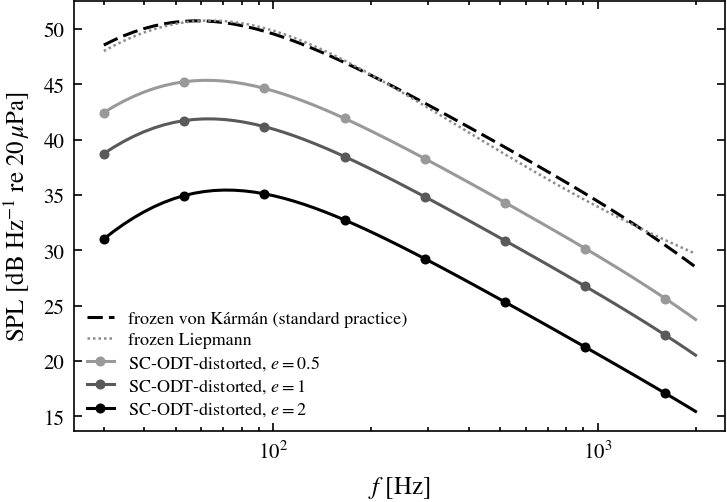

Recreate this plot in Python.
#!/usr/bin/env python3
"""Absolute Amiet leading-edge-noise prediction: standard practice
(frozen von Karman inflow spectrum) against the model's computed
distorted spectrum, at the paper's reference configuration.

Chain: compact lift-dipole far-field PSD with the exact Sears response
    S_pp(omega) = (omega x3/(4 pi c0 sigma^2))^2 (pi rho0 U c)^2 |S|^2
                  * (Phi_ww(omega/U,0)/U) * d * ell_y ,
the normalisation-audited form of the author's len_vsdb model
(amiet_reference.far_field_psd_dipole; the 2*pi^2 audit) with the exact
Sears function (gust_response.sears, Theodorsen/Hankel) — both
reproduced here verbatim to keep this script self-contained.

Inflow spectra: the RDT-distorted vK representation of the model's
strained ensembles (as in fig_lenoise; Sk/eps~0.4 fits), bridged to
physical units by (i) the vK relation kappa_e = 0.7468/Lambda fixing
the length unit and (ii) the upwash variance u'^2 fixing the amplitude
at e=0; the strain-level change uses the measured line-spectrum
variance ratio.  The e=0 member IS the isotropic von Karman spectrum,
so the frozen baseline is exactly "Amiet + vK" standard practice.

Configuration (paper sec:spec-op): U=20 m/s, u'/U=6%, Lambda=55 mm,
chord 0.386 m (Re_c=5.1e5), span 0.8 m, observer 1 m overhead,
M=U/c0.  Output: SPL(f) dB/Hz re 20 uPa, fig_amiet_abs.{pdf,png}.
"""
import os
import sys

import numpy as np
from scipy.special import jv, yv

HERE = os.path.dirname(os.path.abspath(__file__))
sys.path.insert(0, HERE)
sys.path.insert(0, os.path.join(HERE, ".."))
import fig_lenoise as fl  # noqa: E402  (phi_ww, read_fits, sym_log_grid)
from figstyle_jfm import FULL, plt, save  # noqa: E402

RHO0, C0, PREF = 1.225, 340.0, 20e-6      # len_vsdb constants
U = 20.0
UP = 0.06 * U                              # u' (upwash rms)
LAMBDA = 0.055                             # integral scale, m
CHORD = 0.386                              # Re_c = 5.1e5 at U=20
SPAN = 0.8
XOBS = (0.0, 0.0, 1.0)                     # 1 m overhead
M = U / C0
CVK = 0.746834                             # kappa_e = CVK / Lambda (vK)


def sears(k):
    """Exact Sears function (len_vsdb gust_response, Theodorsen/Hankel)."""
    k = np.asarray(k, float)
    H1 = jv(1, k) - 1j * yv(1, k)
    H0 = jv(0, k) - 1j * yv(0, k)
    C = H1 / (H1 + 1j * H0)
    return C * (jv(0, k) - 1j * jv(1, k)) + 1j * jv(1, k)


def far_field_psd_dipole(x, omega, S, phi_ww, chord, U, span, M, ell_y):
    """len_vsdb amiet_reference.far_field_psd_dipole, verbatim."""
    x1, x2, x3 = x
    sigma2 = x1 ** 2 + (1 - M ** 2) * (x2 ** 2 + x3 ** 2)
    dipole2 = (omega * x3 / (4 * np.pi * C0 * sigma2)) ** 2
    lift_per_w2 = (np.pi * RHO0 * U * chord) ** 2 * np.abs(S) ** 2
    S_ww = phi_ww / U
    return dipole2 * lift_per_w2 * S_ww * span * ell_y


def vk_phi1d(Kx, w2, Lam):
    """Analytic 1-D von Karman upwash spectrum, two-sided (Amiet 1975)."""
    kh = np.asarray(Kx, float) * Lam / CVK
    return (w2 * Lam / (6 * np.pi)) * (3 + 8 * kh ** 2) \
        / (1 + kh ** 2) ** (11.0 / 6.0)


def liepmann_phi1d(Kx, w2, Lam):
    """len_vsdb turbulence.liepmann_phi_ww, verbatim (two-sided)."""
    x = (Lam * np.asarray(Kx, float)) ** 2
    return (w2 * Lam / (2 * np.pi)) * (1 + 3 * x) / (1 + x) ** 2


def main():
    fits = fl.read_fits("S1")
    ke0, A00 = fits[0.0]
    # unit bridge: model length unit in metres
    ke_phys = CVK / LAMBDA                  # 13.58 1/m
    Lunit = ke0 / ke_phys                   # m per model length unit
    # amplitude: upwash variance of the e=0 spectrum = u'^2
    sp = np.load(os.path.join(HERE, "spectra_gateA_S1.npz"),
                 allow_pickle=True)

    def r22(e):
        i = int(round(e / 0.5))
        return np.trapezoid(sp[f"med_E2_e{i}"], sp[f"k2_e{i}"])

    # model-unit variance of the e=0 representation (for beta)
    kx = fl.sym_log_grid(ke0, n=fl.NKY)
    ky = fl.sym_log_grid(ke0, n=fl.NKY)
    V0m = np.trapezoid(
        [np.trapezoid([fl.phi_ww(a, b, 0.0, ke0, A00) for b in ky], ky)
         for a in kx], kx)
    beta = UP ** 2 * Lunit ** 2 / V0m       # phys amplitude per model phi

    f = np.geomspace(30.0, 2000.0, 60)
    omega = 2 * np.pi * f
    Kx = omega / U                          # physical streamwise wavenumber
    kxm = Kx * Lunit                        # model units
    kred = omega * (CHORD / 2) / U
    S2 = sears(kred)

    fig, ax = plt.subplots(figsize=(0.7 * FULL, 2.6))
    # analytic Liepmann baseline (len_vsdb form, Corcos-free: same ell_y
    # definition as the model curves would need the 2D form, so use the
    # e=0 representation's ell_y — spectrum-consistent, and at e=0 the
    # representation IS vK, so this is a pure shape cross-check)
    # monochrome: frozen references = black dashed / grey dotted (no
    # marker); SC-ODT-distorted = solid + circle, strain by grey ramp
    styles = [("frozen von Kármán (standard practice)", 0.0,
               "k", (0, (5, 2)), None),
              ("SC-ODT-distorted, $e=0.5$", 0.5, "0.6", "-", "o"),
              ("SC-ODT-distorted, $e=1$", 1.0, "0.35", "-", "o"),
              ("SC-ODT-distorted, $e=2$", 2.0, "0.0", "-", "o")]
    for lab, e, col, ls, mk in styles:
        ke, A0 = fits[e]
        lev = r22(e) / r22(0.0)             # measured variance ratio
        p0 = np.array([fl.phi_ww(k, 0.0, e, ke, A0) for k in kxm])
        kyg = fl.sym_log_grid(ke, n=fl.NKY)
        I = np.array([np.trapezoid(
            [fl.phi_ww(k, b, e, ke, A0) for b in kyg], kyg)
            for k in kxm])
        # normalise the representation to its own variance, then apply
        # the measured level: phys Phi_ww = beta*(V0m/Ve)*lev * model
        Vem = np.trapezoid(
            [np.trapezoid([fl.phi_ww(a, b, e, ke, A0) for b in kyg],
                          kyg) for a in fl.sym_log_grid(ke, n=fl.NKY)],
            fl.sym_log_grid(ke, n=fl.NKY))
        # physical 2D density: Phi_phys(Kx,Ky) = amp * phi_model(Kx*L, Ky*L)
        # with amp = beta*(V0m/Vem)*lev; beta carries the L^2 Jacobian and
        # pins the e=0 variance to u'^2, the ratio renormalises each fitted
        # representation to unit variance, lev applies the measured level.
        # len_vsdb takes the 1-D upwash spectrum (int over Kx = w'^2):
        # Phi1D(Kx) = int Phi_phys dKy = amp*I/Lunit, and ell_y is the
        # spectrum-consistent spanwise length pi*Phi(Kx,0)/Phi1D(Kx).
        amp = beta * (V0m / Vem) * lev
        phi1d = amp * I / Lunit
        ell_y = np.pi * p0 / I * Lunit
        Spp = far_field_psd_dipole(XOBS, omega, S2, phi1d, CHORD, U,
                                   SPAN, M, ell_y)
        spl = 10 * np.log10(Spp * 2 * np.pi / PREF ** 2)   # -> dB/Hz
        ax.plot(f, spl, ls=ls, color=col, lw=1.1, marker=mk, ms=2.6,
                mfc=col, markevery=8, label=lab)
        if e == 0.0:
            # self-validation: the e=0 representation against analytic vK
            rat = phi1d / vk_phi1d(Kx, UP ** 2, LAMBDA)
            print("e=0 Phi1D / analytic vK at 100/500/1000 Hz: "
                  + " ".join(f"{np.interp(v, f, rat):.3f}"
                             for v in (100, 500, 1000)))
            spl_lp = 10 * np.log10(far_field_psd_dipole(
                XOBS, omega, S2, liepmann_phi1d(Kx, UP ** 2, LAMBDA),
                CHORD, U, SPAN, M, ell_y) * 2 * np.pi / PREF ** 2)
            ax.plot(f, spl_lp, ls=(0, (1, 1.2)), color="0.55", lw=0.9,
                    label="frozen Liepmann")
        for ff in (100, 500, 1000):
            print(f"{lab} SPL({ff} Hz) = "
                  f"{np.interp(ff, f, spl):.1f} dB/Hz")
    ax.set_xscale("log")
    ax.set_xlabel(r"$f$ [Hz]")
    ax.set_ylabel(r"SPL [dB Hz$^{-1}$ re $20\,\mu$Pa]")
    ax.legend(fontsize=6.5, loc="lower left")
    fig.tight_layout(pad=0.4)
    save(fig, os.path.join(HERE, "fig_amiet_abs"))


if __name__ == "__main__":
    main()
